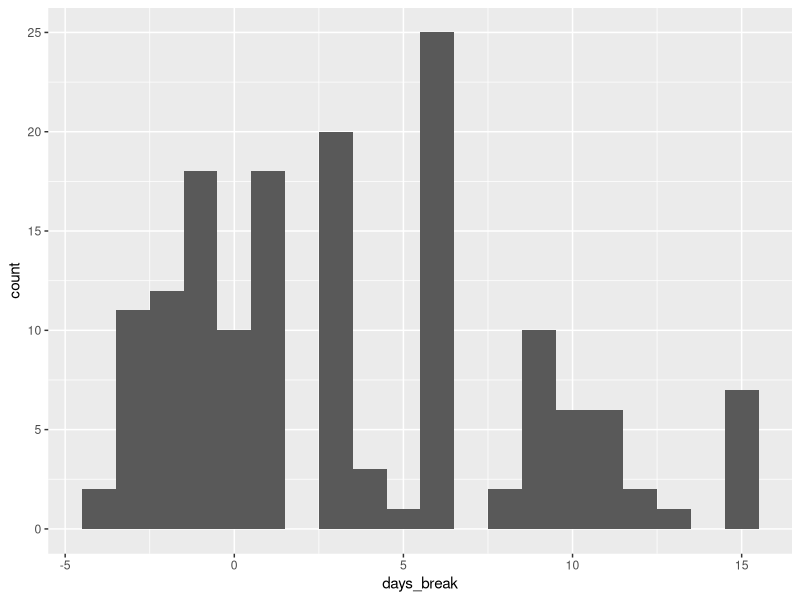
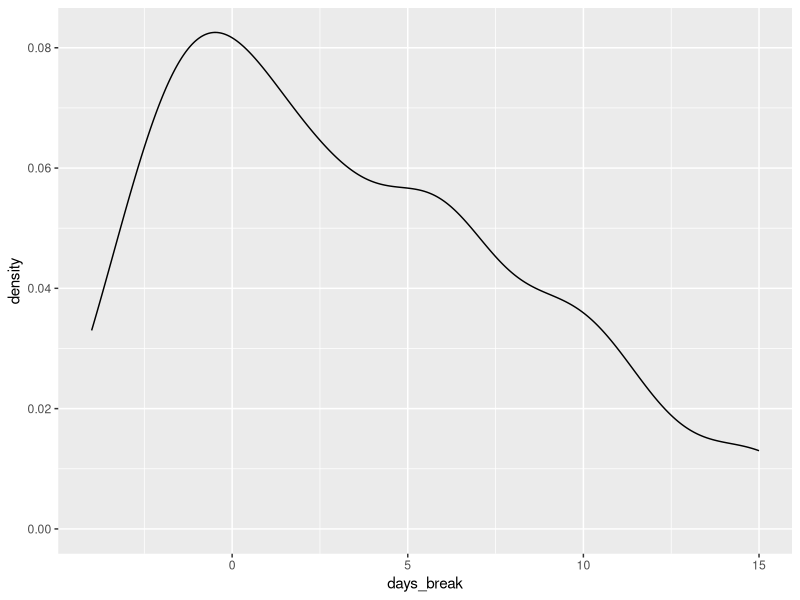
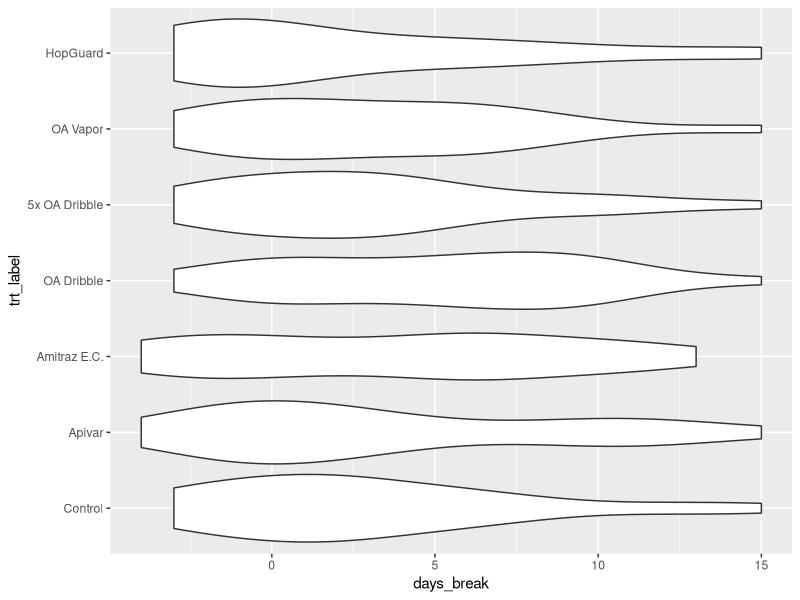
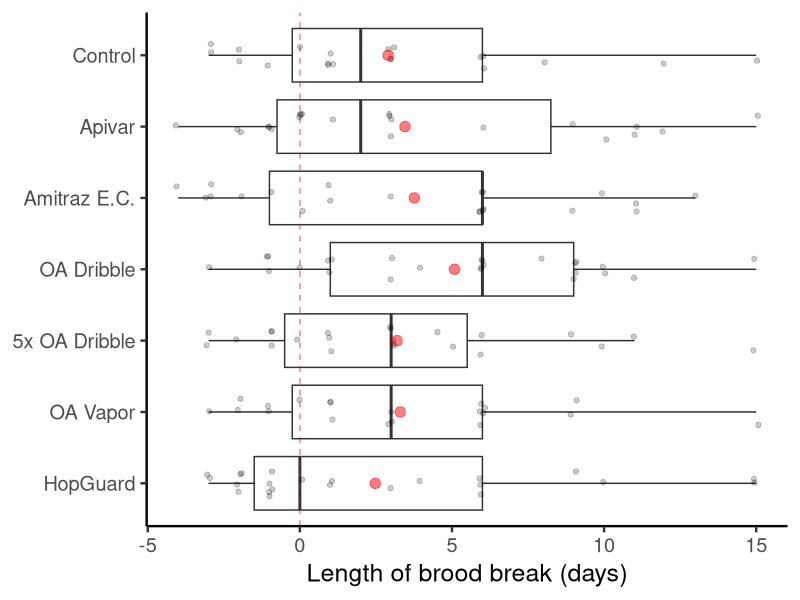
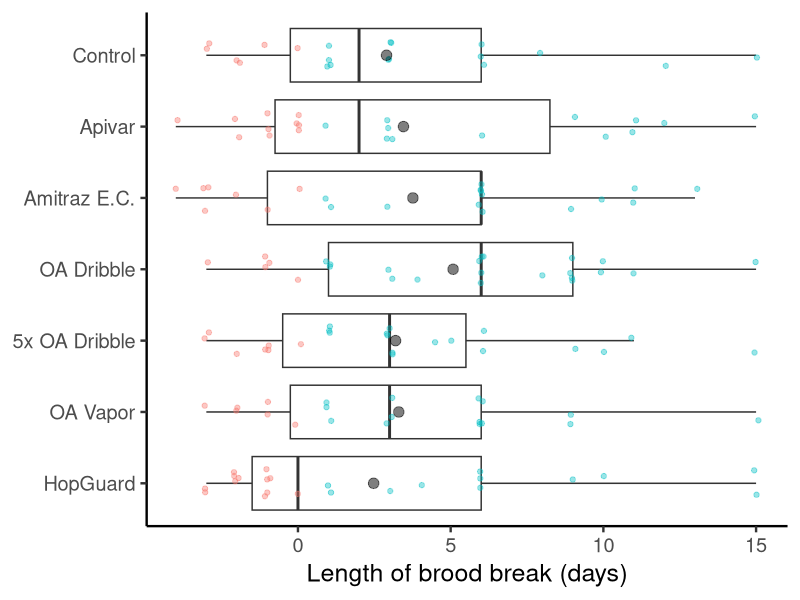

The R script that drew these images, in order:
## ---- chunk 1
library(tidyverse)
# library(lme4)
## ---- chunk 2
an_dat <- read.csv("./data_prepared/an_dat.csv")

an_dat <- an_dat %>%
  mutate(trt_label = fct_relevel(trt_label, "Control", "Apivar", "Amitraz E.C.", "OA Dribble",  "5x OA Dribble","OA Vapor", "HopGuard"))

## ---- chunk 3
an_dat %>% 
  filter(start_layday <= 23)
  # Of the 138 colonies that had a layday of 23 or lower, all were QR/QS on d30 and none were DL on d44

# All colonies whose queens started laying on day 23 or before, did successfully lay worker eggs


an_dat %>% 
  filter(start_layday >= 24) 
  # Of the 27 colonies that had a layday of 24 or higher...
an_dat %>% 
  filter(start_layday >= 24) %>% 
  filter(ch44_qstatus == "DL")
  # ...8 were DL on d44
## ---- chunk 4
# names(an_dat)

# Make a manageable dataset
establish_dat <- an_dat %>% 
  select(colony_num,
         new_yard,
         trt_label,
         ch18_eggs,
         ch18_qstatus,
         ch18_ageoldest,
         ch30_eggs,
         ch30_qstatus,
         ch30_ageoldest,
         ch44_eggs,
         ch44_qstatus,
         start_layday
         )

# Success column means "did they ever lay worker eggs"
establish_dat$success <- "NA"

# Nested ifelse
establish_dat <- establish_dat %>% 
  mutate(
    success = ifelse(ch30_qstatus %in% c("QR", "QS") & start_layday <= 23, "Y", 
                     ifelse(start_layday >= 24 & ch44_qstatus %in% c("QR", "QS"), "Y", "N"))
  )

## ---- chunk 5
# Overall
establish_dat %>% 
  group_by(success) %>% 
  summarise(n = n()) %>% 
  spread(success, n)
# Overall, 23 failed and 154/177 successfully established

success_all_tab <- data.frame(trt_label = "All", Y = 154, N=23)


# By treatment
success_trt_tab <- establish_dat %>% 
  group_by(trt_label, success) %>% 
  summarise(n = n()) %>% 
  spread(success, n) %>% 
  ungroup()

success_trt_tab <- success_trt_tab %>% 
  mutate(N = ifelse(is.na(N), 0, N)) %>% 
  select(trt_label, Y, N)

success_tab <- rbind(success_trt_tab, success_all_tab)

# Set the order it will print in
success_tab <- success_tab %>%
  mutate(trt_label = fct_relevel(trt_label, "Control", "Apivar", "Amitraz E.C.", "OA Dribble",  "5x OA Dribble","OA Vapor", "HopGuard", "All"))

success_tab <- success_tab %>% 
  mutate(total = Y + N,
         perc = 100*Y/total
         )

success_tab %>% 
  arrange(trt_label)

## ---- chunk 6
break_dat <- establish_dat %>% 
  filter(success == "Y") %>% 
  select(colony_num, trt_label, start_layday) %>% 
  mutate(emerge_day = 21,
         receptive_day = start_layday + 8,
         days_break = receptive_day - emerge_day,
         completeYN = ifelse(days_break > 0, "Complete", "Not Complete"),
         completeYN = fct_relevel(completeYN, "Not Complete", "Complete")
         )

# Some basic plots to visualize data
break_dat %>% 
  ggplot(aes(x=days_break)) +
  geom_histogram(binwidth = 1)

break_dat %>% 
  ggplot(aes(x=days_break)) +
  geom_density()

break_dat %>%
  ggplot(aes(y=trt_label, x=days_break)) +
  geom_violin()


# Working on a final figure

## Colorway 1
break_dat %>%
  ggplot(aes(x=trt_label, y=days_break)) + # Length of brood break
  geom_boxplot(outlier.shape = NA) +
  geom_hline(yintercept = 0, color = "red", linetype = "dashed", alpha = 0.5) +
  geom_jitter(alpha=0.2, width = 0.2, height = 0.1) +
  stat_summary(fun.y=mean, geom="point", shape=20, size=5, alpha = 0.5, color = "red") +
  scale_x_discrete(limits = rev) +
  ylab("Length of brood break (days)") +
  theme_classic(base_size = 18) +
  theme(axis.title.y=element_blank()) +
  coord_flip()

## Colorway 2
break_dat %>%
  ggplot(aes(x=trt_label, y=days_break)) + # Length of brood break
  geom_boxplot(outlier.shape = NA) +
  geom_jitter(aes(color = completeYN), alpha=0.4, width = 0.2, height = 0.1) +
  stat_summary(fun.y=mean, geom="point", shape=20, size=5, alpha = 0.5) +
  scale_x_discrete(limits = rev) +
  ylab("Length of brood break (days)") +
  theme_classic(base_size = 18) +
  theme(axis.title.y=element_blank(), legend.position = "none") +
  coord_flip()


